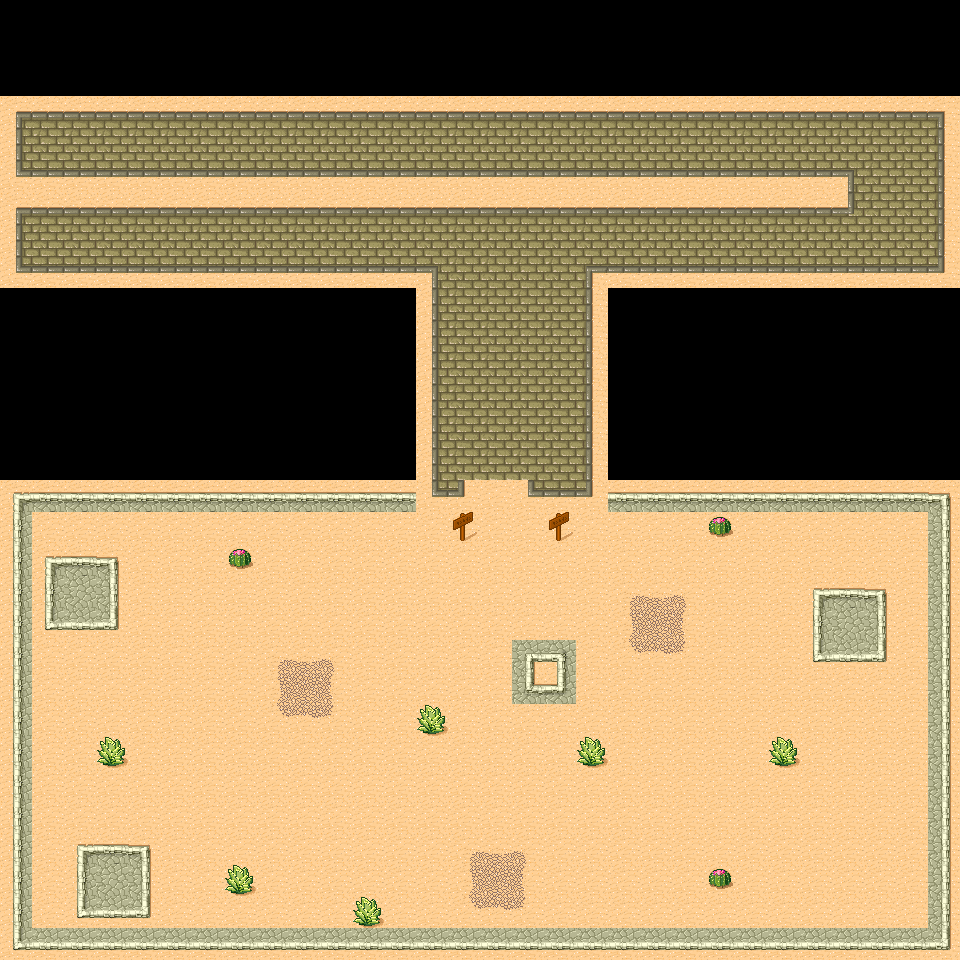

This is a level from a 2D game, rendered from its Tiled map with the project's own tilesets. A one-line summary and the complete map file follow:
An orthogonal 30x30 tile map with 32x32 px tiles, 1 tile layer (TrueMap) and 32 objects.

<map version="1.0" orientation="orthogonal" width="30" height="30" tilewidth="32" tileheight="32">
 <tileset firstgid="1" name="tmw_desert_spacing" tilewidth="32" tileheight="32" spacing="1" margin="1">
  <image source="res/img/desert.png" width="265" height="199" />
 </tileset>
 <layer name="TrueMap" width="30" height="30">
  <data encoding="csv">
0,0,0,0,0,0,0,0,0,0,0,0,0,0,0,0,0,0,0,0,0,0,0,0,0,0,0,0,0,0,
0,0,0,0,0,0,0,0,0,0,0,0,0,0,0,0,0,0,0,0,0,0,0,0,0,0,0,0,0,0,
0,0,0,0,0,0,0,0,0,0,0,0,0,0,0,0,0,0,0,0,0,0,0,0,0,0,0,0,0,0,
1,2,2,2,2,2,2,2,2,2,2,2,2,2,2,2,2,2,2,2,2,2,2,2,2,2,2,2,2,3,
9,10,10,10,10,10,10,10,10,10,10,10,10,10,10,10,10,10,10,10,10,10,10,10,10,10,10,10,10,11,
17,18,18,18,18,18,18,18,18,18,18,18,18,18,18,18,18,18,18,18,18,18,18,18,18,18,21,10,10,11,
1,2,2,2,2,2,2,2,2,2,2,2,2,2,2,2,2,2,2,2,2,2,2,2,2,2,29,10,10,11,
9,10,10,10,10,10,10,10,10,10,10,10,10,10,10,10,10,10,10,10,10,10,10,10,10,10,10,10,10,11,
17,18,18,18,18,18,18,18,18,18,18,18,18,21,10,10,10,10,20,18,18,18,18,18,18,18,18,18,18,19,
0,0,0,0,0,0,0,0,0,0,0,0,0,9,10,10,10,10,11,0,0,0,0,0,0,0,0,0,0,0,
0,0,0,0,0,0,0,0,0,0,0,0,0,9,10,10,10,10,11,0,0,0,0,0,0,0,0,0,0,0,
0,0,0,0,0,0,0,0,0,0,0,0,0,9,10,10,10,10,11,0,0,0,0,0,0,0,0,0,0,0,
0,0,0,0,0,0,0,0,0,0,0,0,0,9,10,10,10,10,11,0,0,0,0,0,0,0,0,0,0,0,
0,0,0,0,0,0,0,0,0,0,0,0,0,9,10,10,10,10,11,0,0,0,0,0,0,0,0,0,0,0,
0,0,0,0,0,0,0,0,0,0,0,0,0,9,10,10,10,10,11,0,0,0,0,0,0,0,0,0,0,0,
25,26,26,26,26,26,26,26,26,26,26,26,26,17,19,30,17,18,19,26,26,26,26,26,26,26,26,26,26,27,
33,30,30,30,30,30,30,30,30,30,30,30,30,30,46,30,30,46,30,30,30,30,31,30,30,30,30,30,30,35,
33,25,26,27,30,30,30,31,30,30,30,30,30,30,30,30,30,30,30,30,30,30,30,30,30,30,30,30,30,35,
33,33,34,35,30,30,30,30,30,30,30,30,30,30,30,30,30,30,30,6,7,8,30,30,30,25,26,27,30,35,
33,41,42,43,30,30,30,30,30,30,30,30,30,30,30,30,30,30,30,14,15,16,30,30,30,33,34,35,30,35,
33,30,30,30,30,30,30,30,6,7,8,30,30,30,30,30,36,37,30,22,23,24,30,30,30,41,42,43,30,35,
33,30,30,30,30,30,30,30,14,15,16,30,30,30,30,30,44,45,30,30,30,30,30,30,30,30,30,30,30,35,
33,30,30,30,30,30,30,30,22,23,24,30,30,40,30,30,30,30,30,30,30,30,30,30,30,30,30,30,30,35,
33,30,30,40,30,30,30,30,30,30,30,30,30,30,30,30,30,30,40,30,30,30,30,30,40,30,30,30,30,35,
33,30,30,30,30,30,30,30,30,30,30,30,30,30,30,30,30,30,30,30,30,30,30,30,30,30,30,30,30,35,
33,30,30,30,30,30,30,30,30,30,30,30,30,30,30,30,30,30,30,30,30,30,30,30,30,30,30,30,30,35,
33,30,25,26,27,30,30,30,30,30,30,30,30,30,6,7,8,30,30,30,30,30,30,30,30,30,30,30,30,35,
33,30,33,34,35,30,30,40,30,30,30,30,30,30,14,15,16,30,30,30,30,30,31,30,30,30,30,30,30,35,
33,30,41,42,43,30,30,30,30,30,30,40,30,30,22,23,24,30,30,30,30,30,30,30,30,30,30,30,30,35,
41,42,42,42,42,42,42,42,42,42,42,42,42,42,42,42,42,42,42,42,42,42,42,42,42,42,42,42,42,43
</data>
 </layer>
 <objectgroup name="StartPosition" width="30" height="30">
  <object x="498" y="354" width="14" height="9" />
 </objectgroup>
 <objectgroup name="Collision" width="30" height="30">
  <object x="11" y="168" width="841" height="15" />
  <object x="841" y="169" width="18" height="49" />
  <object x="14" y="201" width="842" height="17" />
  <object x="2" y="200" width="20" height="79" />
  <object x="12" y="265" width="423" height="18" />
  <object x="422" y="266" width="17" height="232" />
  <object x="585" y="266" width="19" height="227" />
  <object x="584" y="265" width="366" height="16" />
  <object x="937" y="101" width="16" height="177" />
  <object x="13" y="99" width="936" height="19" />
  <object x="7" y="99" width="18" height="86" />
  <object x="428" y="475" width="37" height="20" />
  <object x="528" y="477" width="68" height="18" />
  <object x="813" y="589" width="71" height="73" />
  <object x="43" y="557" width="75" height="73" />
  <object x="225" y="547" width="28" height="25" />
  <object x="78" y="843" width="73" height="73" />
  <object x="415" y="706" width="31" height="29" />
  <object x="575" y="738" width="31" height="29" />
  <object x="705" y="514" width="28" height="25" />
  <object x="767" y="735" width="31" height="31" />
  <object x="703" y="865" width="31" height="28" />
  <object x="351" y="897" width="31" height="30" />
  <object x="222" y="867" width="33" height="28" />
  <object x="95" y="738" width="32" height="29" />
  <object x="9" y="488" width="406" height="24" />
  <object x="6" y="488" width="25" height="462" />
  <object x="11" y="927" width="941" height="24" />
  <object x="926" y="491" width="28" height="455" />
  <object x="607" y="488" width="346" height="24" />
  <object x="511" y="641" width="64" height="62" />
 </objectgroup>
</map>